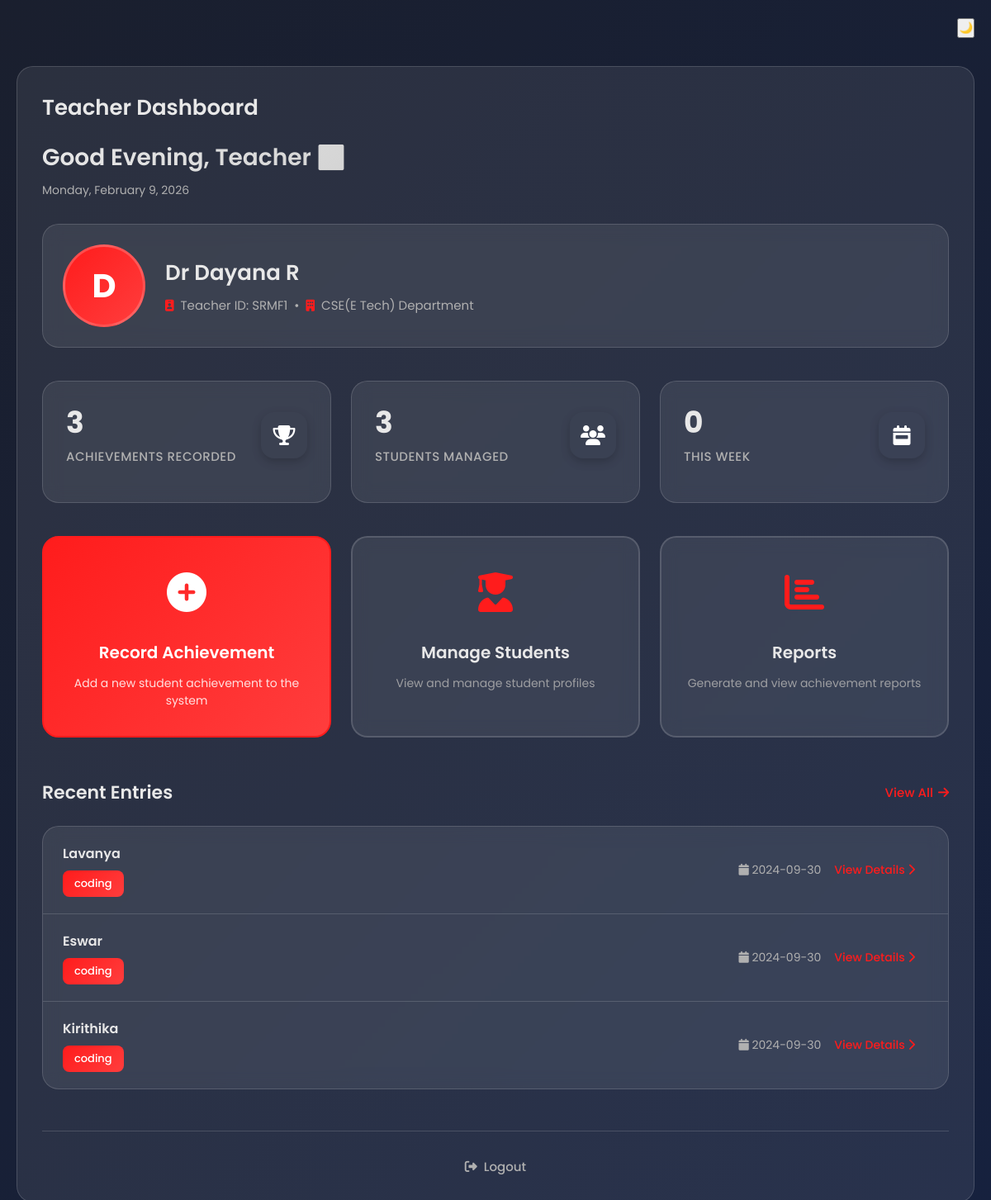
Page /teacher-dashboard (signed in) on the committed database.
### tables this page shows
CREATE TABLE achievements (
                id INTEGER PRIMARY KEY AUTOINCREMENT,
                student_id TEXT NOT NULL,
                achievement_type TEXT NOT NULL,
                event_name TEXT NOT NULL,
                achievement_date DATE NOT NULL,
                organizer TEXT NOT NULL,
                position TEXT NOT NULL,
                achievement_description TEXT,
                certificate_path TEXT,
                
                /* Common additional fields */
                symposium_theme TEXT,
                programming_language TEXT,
                coding_platform TEXT,
                paper_title TEXT,
                journal_name TEXT,
                conference_level TEXT,
                conference_role TEXT,
                team_size INTEGER,
                project_title TEXT,
                database_type TEXT,
                difficulty_level TEXT,
                other_description TEXT,
                
                created_at TIMESTAMP DEFAULT CURRENT_TIMESTAMP, teacher_id TEXT,
                FOREIGN KEY (student_id) REFERENCES student(student_id)
            );

CREATE TABLE student (
        student_name TEXT NOT NULL,
        student_id TEXT PRIMARY KEY,
        email TEXT UNIQUE NOT NULL,
        phone_number TEXT,
        password TEXT NOT NULL,
        student_gender TEXT,
        student_dept TEXT
    );

### app.py (the view)
@app.route("/teacher-dashboard", endpoint="teacher-dashboard")
def teacher_dashboard():
    if not session.get('logged_in'):
        return redirect(url_for('teacher'))
    teacher_id = session.get('teacher_id')
    teacher_data = {
        'id': teacher_id,
        'name': session.get('teacher_name'),
        'dept': session.get('teacher_dept')
    }
    connection = sqlite3.connect(DB_PATH)
    connection.row_factory = sqlite3.Row  # This enables column access by name
    cursor = connection.cursor()
    cursor.execute("SELECT COUNT(*) FROM achievements WHERE teacher_id = ?", (teacher_id,))
    total_achievements = cursor.fetchone()[0]
    cursor.execute("SELECT COUNT(DISTINCT student_id) FROM achievements WHERE teacher_id = ?",
                  (teacher_id,))
    students_managed = cursor.fetchone()[0]
    one_week_ago = (datetime.datetime.now() - datetime.timedelta(days=7)).strftime('%Y-%m-%d')
    cursor.execute("SELECT COUNT(*) FROM achievements WHERE teacher_id = ? AND achievement_date >= ?",
                  (teacher_id, one_week_ago))
    this_week_count = cursor.fetchone()[0]
    cursor.execute("""
        SELECT a.id, a.student_id, s.student_name, a.achievement_type,
               a.event_name, a.achievement_date
        FROM achievements a
        JOIN student s ON a.student_id = s.student_id
        WHERE a.teacher_id = ?
        ORDER BY a.created_at DESC
        LIMIT 5
    """, (teacher_id,))
    recent_entries = cursor.fetchall()
    connection.close()
    stats = {
        'total_achievements': total_achievements,
        'students_managed': students_managed,
        'this_week': this_week_count
    }
    return render_template("teacher_dashboard.html",
                           teacher=teacher_data,
                           stats=stats,
                           recent_entries=recent_entries)

### templates/teacher_dashboard.html (shortened to what this page needs)
<!DOCTYPE html>
<html lang="en">
<head>
  <link rel="stylesheet" href="{{ url_for('static', filename = 'styles.css') }}" />
  <link rel="stylesheet" href="https://cdnjs.cloudflare.com/ajax/libs/font-awesome/6.4.0/css/all.min.css">
</head>
<body style="height: auto; align-items: flex-start; padding-top: 80px;">
  <div class="toggle-container">
    <button id="mode-toggle">Dark Mode 🌙</button>
  </div>
  <div class="container dashboard-container">
    <div class="title">Teacher Dashboard</div>
    <div class="content">
      <div class="dashboard-header">
        <div class="greeting-section">
          <div class="greeting-text" id="greeting">Good Morning, Teacher 👋</div>
          <div class="date-text" id="date"></div>
        </div>
        <div class="teacher-info">
          <div class="teacher-avatar">{{ teacher.name[0] }}</div>
          <div class="teacher-details">
            <h2>{{ teacher.name }}</h2>
            <p>
              <i class="fas fa-id-badge"></i>
              <span>Teacher ID: {{ teacher.id }}</span>
              <span>•</span>
              <i class="fas fa-building"></i>
              <span>{{ teacher.dept }} Department</span>
            </p>
          </div>
        </div>
      </div>
      <div class="dashboard-stats">
        <div class="stat-card achievement">
          <div class="stat-header">
            <div>
              <div class="stat-number">{{ stats.total_achievements }}</div>
              <div class="stat-label">Achievements Recorded</div>
            </div>
            <div class="stat-icon">
              <i class="fas fa-trophy"></i>
            </div>
          </div>
        </div>
        <div class="stat-card students">
          <div class="stat-header">
            <div>
              <div class="stat-number">{{ stats.students_managed }}</div>
              <div class="stat-label">Students Managed</div>
            </div>
            <div class="stat-icon">
              <i class="fas fa-users"></i>
            </div>
          </div>
        </div>
        <div class="stat-card week">
          <div class="stat-header">
            <div>
              <div class="stat-number">{{ stats.this_week }}</div>
              <div class="stat-label">This Week</div>
            </div>
            <div class="stat-icon">
              <i class="fas fa-calendar-week"></i>
            </div>
          </div>
        </div>
      </div>
      <div class="dashboard-actions">
        <a href="{{ url_for('teacher-achievements') }}" class="dashboard-action primary">
          <div class="action-icon">
            <i class="fas fa-plus-circle"></i>
          </div>
          <div class="action-title">Record Achievement</div>
          <div class="action-description">Add a new student achievement to the system</div>
        </a>
        <a href="#" class="dashboard-action">
          <div class="action-icon">
            <i class="fas fa-user-graduate"></i>
          </div>
          <div class="action-title">Manage Students</div>
          <div class="action-description">View and manage student profiles</div>
        </a>
        <a href="#" class="dashboard-action">
          <div class="action-icon">
            <i class="fas fa-chart-bar"></i>
          </div>
          <div class="action-title">Reports</div>
          <div class="action-description">Generate and view achievement reports</div>
        </a>
      </div>
      <div class="recent-section">
        <div class="section-header">
          <div class="section-title">Recent Entries</div>
          <a href="#" class="view-all">
            View All
            <i class="fas fa-arrow-right"></i>
          </a>
        </div>
        <div class="recent-entries">
          {% if recent_entries %}
            {% for entry in recent_entries %}
              <div class="entry-item">
                <div class="entry-details">
                  <span class="student-name">{{ entry.student_name }}</span>
                  <span class="achievement-type">{{ entry.achievement_type }}</span>
                </div>
                <div class="entry-date">
                  <i class="fas fa-calendar"></i>
                  {{ entry.achievement_date }}
                </div>
                <div class="entry-action">
                  <a href="#">
                    View Details
                    <i class="fas fa-chevron-right"></i>
                  </a>
                </div>
              </div>
            {% endfor %}
          {% endif %}
        </div>
      </div>
      <div class="logout-section">
        <a href="{{ url_for('home') }}">
          <i class="fas fa-sign-out-alt"></i>
          Logout
        </a>
      </div>
    </div>
  </div>
</body>
</html>

### static/styles.css (style rules this page uses)
:root { --bg-color: #0f1419; --bg-gradient: linear-gradient(135deg, #1a1f2e 0%, #16213e 100%); --glass-bg: rgba(255, 255, 255, 0.08); --text-color: #e8e8e8; --text-secondary: #b0b0b0; --primary-color: #ff1c1c; --primary-hover: #ff3d3d; --border-color: rgba(255, 255, 255, 0.15); }
* { margin: 0; padding: 0; box-sizing: border-box; font-family: 'Poppins', sans-serif; }
body { min-height: 100vh; background: var(--bg-gradient); background-color: var(--bg-color); color: var(--text-color); display: flex; justify-content: center; align-items: center; padding: 20px; }
.container { max-width: 700px; width: 100%; background: var(--glass-bg); border-radius: 20px; padding: 30px; border: 1px solid var(--border-color); }
.title::before { display: none; }
.title { font-size: 26px; font-weight: 600; margin-bottom: 20px; }
.title::before { content: ""; position: absolute; bottom: -6px; left: 0; width: 50px; height: 3px; background: var(--primary-color); border-radius: 5px; }

### rows in the picture
achievements: student_name "Lavanya", achievement_type "coding", achievement_date "2024-09-30"
achievements: student_name "Eswar", achievement_type "coding", achievement_date "2024-09-30"
achievements: student_name "Kirithika", achievement_type "coding", achievement_date "2024-09-30"

### other values in the picture
{{ teacher.name[0] }} "D"
{{ teacher.name }} "Dr Dayana R"
{{ teacher.id }} "SRMF1"
{{ teacher.dept }} "CSE(E Tech)"
{{ stats.total_achievements }} "3"
{{ stats.students_managed }} "3"
{{ stats.this_week }} "0"
